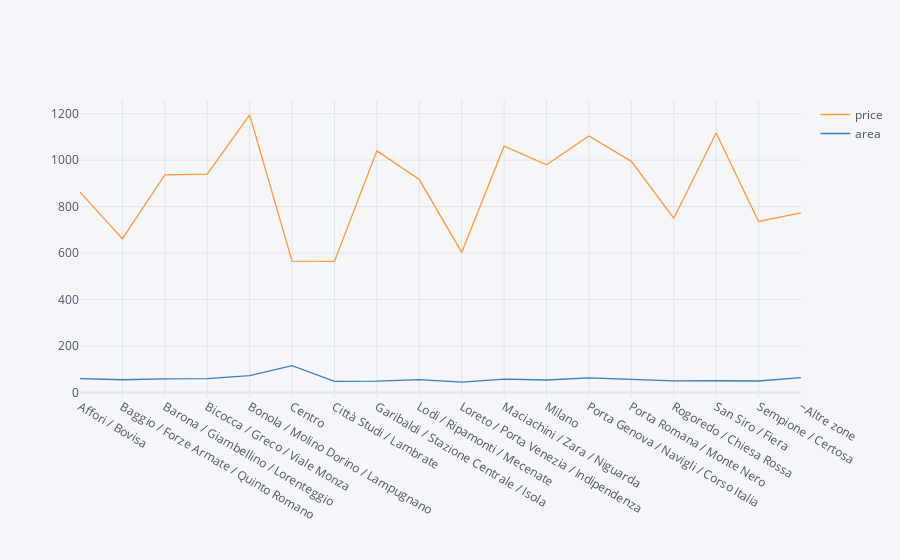

Write notebook code for a chart like this one.
### Code cell
dfa.groupby('location').mean().iplot()

### Figure 1 — Plotly figure (JSON) as saved in the notebook; plotly's stock layout.template omitted (floating-point values rounded to 4 significant figures)
{"data": [{"line": {"color": "rgba(255, 153, 51, 1.0)", "dash": "solid", "shape": "linear", "width": 1.3}, "mode": "lines", "name": "price", "text": "", "type": "scatter", "x": ["Affori / Bovisa", "Baggio / Forze Armate / Quinto Romano", "Barona / Giambellino / Lorenteggio", "Bicocca / Greco / Viale Monza", "Bonola / Molino Dorino / Lampugnano", "Centro", "Città Studi / Lambrate", "Garibaldi / Stazione Centrale / Isola", "Lodi / Ripamonti / Mecenate", "Loreto / Porta Venezia / Indipendenza", "Maciachini / Zara / Niguarda", "Milano", "Porta Genova / Navigli / Corso Italia", "Porta Romana / Monte Nero", "Rogoredo / Chiesa Rossa", "San Siro / Fiera", "Sempione / Certosa", "~Altre zone"], "y": [862.5, 662.5, 936.7, 940, 1195, 565.4, 564.4, 1040, 916.5, 603, 1060, 979.9, 1104.0, 995, 750, 1117.0, 736.2, 773.3]}, {"line": {"color": "rgba(55, 128, 191, 1.0)", "dash": "solid", "shape": "linear", "width": 1.3}, "mode": "lines", "name": "area", "text": "", "type": "scatter", "x": ["Affori / Bovisa", "Baggio / Forze Armate / Quinto Romano", "Barona / Giambellino / Lorenteggio", "Bicocca / Greco / Viale Monza", "Bonola / Molino Dorino / Lampugnano", "Centro", "Città Studi / Lambrate", "Garibaldi / Stazione Centrale / Isola", "Lodi / Ripamonti / Mecenate", "Loreto / Porta Venezia / Indipendenza", "Maciachini / Zara / Niguarda", "Milano", "Porta Genova / Navigli / Corso Italia", "Porta Romana / Monte Nero", "Rogoredo / Chiesa Rossa", "San Siro / Fiera", "Sempione / Certosa", "~Altre zone"], "y": [60, 55, 58.33, 59.7, 72.5, 115.3, 47.85, 49.4, 55.08, 44.6, 58, 53.78, 63.09, 55, 50, 50.67, 49.62, 63.67]}], "layout": {"legend": {"bgcolor": "#F5F6F9", "font": {"color": "#4D5663"}}, "paper_bgcolor": "#F5F6F9", "plot_bgcolor": "#F5F6F9", "title": {"font": {"color": "#4D5663"}}, "xaxis": {"gridcolor": "#E1E5ED", "showgrid": true, "tickfont": {"color": "#4D5663"}, "title": {"font": {"color": "#4D5663"}, "text": ""}, "zerolinecolor": "#E1E5ED"}, "yaxis": {"gridcolor": "#E1E5ED", "showgrid": true, "tickfont": {"color": "#4D5663"}, "title": {"font": {"color": "#4D5663"}, "text": ""}, "zerolinecolor": "#E1E5ED"}}}
